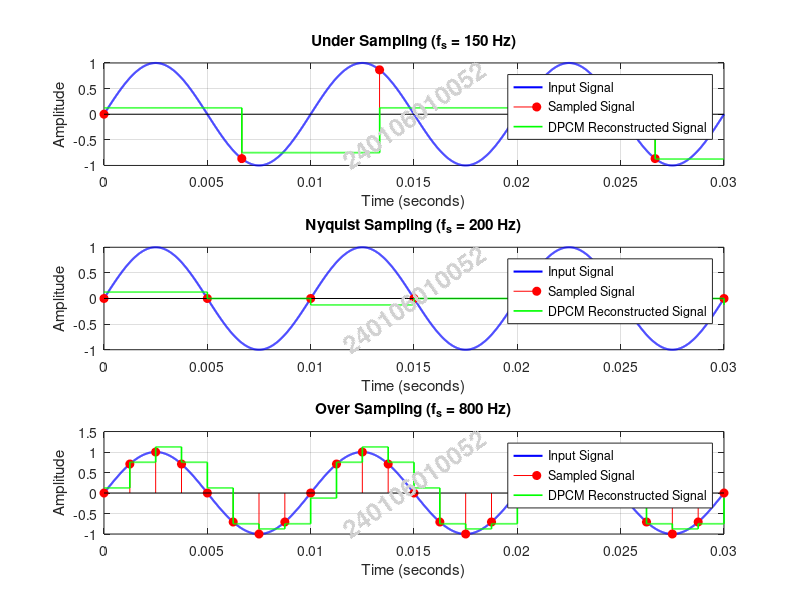

Source code (MATLAB):

clc;
clear;
close all;

%% DPCM SAMPLING

% Input signal parameters
fm = 100;
Am = 1;
t = 0:0.00001:0.03;

% Generate input signal
x = Am*sin(2*pi*fm*t);

% Sampling frequencies
fs_values = [150 200 800];

names = {'Under Sampling','Nyquist Sampling',...
         'Over Sampling'};

% Quantization parameters
n = 3;
L = 2^n;
Emax = 1;
delta = 2*Emax/L;

figure('Name','DPCM Sampling','Color','w');

for k = 1:3

    fs = fs_values(k);
    Ts = 1/fs;

    % Sampling
    ts = 0:Ts:0.03;
    xs = Am*sin(2*pi*fm*ts);

    % Initialize variables
    N = length(xs);

    xq = zeros(1,N);
    e = zeros(1,N);
    eq = zeros(1,N);

    % DPCM encoding and decoding
    for i = 1:N

        if i == 1
            predictor = 0;
        else
            predictor = xq(i-1);
        end

        % Prediction error
        e(i) = xs(i)-predictor;

        % Quantization of prediction error
        eq(i) = -Emax + delta/2 + ...
                delta*floor((e(i)+Emax)/delta);

        % Limit quantized error
        eq(i) = min(max(eq(i),-Emax+delta/2),...
                    Emax-delta/2);

        % Reconstructed sample
        xq(i) = predictor + eq(i);

    end

    % DPCM binary encoding
    index = round((eq+Emax-delta/2)/delta);
    index = min(max(index,0),L-1);

    dpcm_code = dec2bin(index,n);

    % Reconstructed continuous signal
    xr = interp1(ts,xq,t,'previous','extrap');

    % Plot
    subplot(3,1,k);

    plot(t,x,'b','LineWidth',1.5);
    hold on;

    stem(ts,xs,'r','filled');

    stairs(t,xr,'g','LineWidth',1.2);

    grid on;

    title([names{k},' (f_s = ',num2str(fs),' Hz)']);
    xlabel('Time (seconds)');
    ylabel('Amplitude');

    legend('Input Signal','Sampled Signal',...
           'DPCM Reconstructed Signal');

    % Diagonal watermark
    text(0.5, 0.5, '240106010052', ...
        'Units', 'normalized', ...
        'HorizontalAlignment', 'center', ...
        'VerticalAlignment', 'middle', ...
        'FontSize', 18, ...
        'FontWeight', 'bold', ...
        'Color', [0.82 0.82 0.82], ...
        'Rotation', 35);

    % Display DPCM binary codes
    fprintf('\n%s\n',names{k});
    disp('DPCM Binary Codes:');
    disp(dpcm_code);

end
